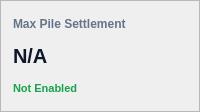
                                            <widget class="QFrame" name="card_kpi_pile_settle">
                                              <property name="frameShape">
                                                <enum>QFrame::StyledPanel</enum>
                                              </property>
                                              <property name="minimumSize">
                                                <size>
                                                  <width>160</width>
                                                  <height>112</height>
                                                </size>
                                              </property>
                                              <property name="styleSheet">
                                                <string>QFrame#card_kpi_pile_settle { background-color: #ffffff; border: 1px solid #e2e8f0; border-radius: 8px; }</string>
                                              </property>
                                              <layout class="QVBoxLayout" name="vbox_card_kpi_pile_settle">
                                                <property name="spacing">
                                                  <number>4</number>
                                                </property>
                                                <property name="leftMargin">
                                                  <number>12</number>
                                                </property>
                                                <property name="topMargin">
                                                  <number>10</number>
                                                </property>
                                                <property name="rightMargin">
                                                  <number>12</number>
                                                </property>
                                                <property name="bottomMargin">
                                                  <number>10</number>
                                                </property>
                                                <item>
                                                  <widget class="QLabel" name="lbl_title_card_kpi_pile_settle">
                                                    <property name="text">
                                                      <string>Max Pile Settlement</string>
                                                    </property>
                                                    <property name="styleSheet">
                                                      <string>color: #64748b; font-size: 12px; font-weight: 600; border: none;</string>
                                                    </property>
                                                    <property name="minimumSize">
                                                      <size>
                                                        <width>0</width>
                                                        <height>20</height>
                                                      </size>
                                                    </property>
                                                  </widget>
                                                </item>
                                                <item>
                                                  <widget class="QLabel" name="lbl_kpi_pile_settle_val">
                                                    <property name="text">
                                                      <string>N/A</string>
                                                    </property>
                                                    <property name="styleSheet">
                                                      <string>color: #0f172a; font-size: 20px; font-weight: 700; border: none;</string>
                                                    </property>
                                                    <property name="minimumSize">
                                                      <size>
                                                        <width>0</width>
                                                        <height>32</height>
                                                      </size>
                                                    </property>
                                                  </widget>
                                                </item>
                                                <item>
                                                  <widget class="QLabel" name="lbl_kpi_pile_settle_delta">
                                                    <property name="text">
                                                      <string>Not Enabled</string>
                                                    </property>
                                                    <property name="styleSheet">
                                                      <string>color: #16a34a; font-size: 11px; font-weight: 600; border: none;</string>
                                                    </property>
                                                    <property name="minimumSize">
                                                      <size>
                                                        <width>0</width>
                                                        <height>20</height>
                                                      </size>
                                                    </property>
                                                  </widget>
                                                </item>
                                              </layout>
                                            </widget>
